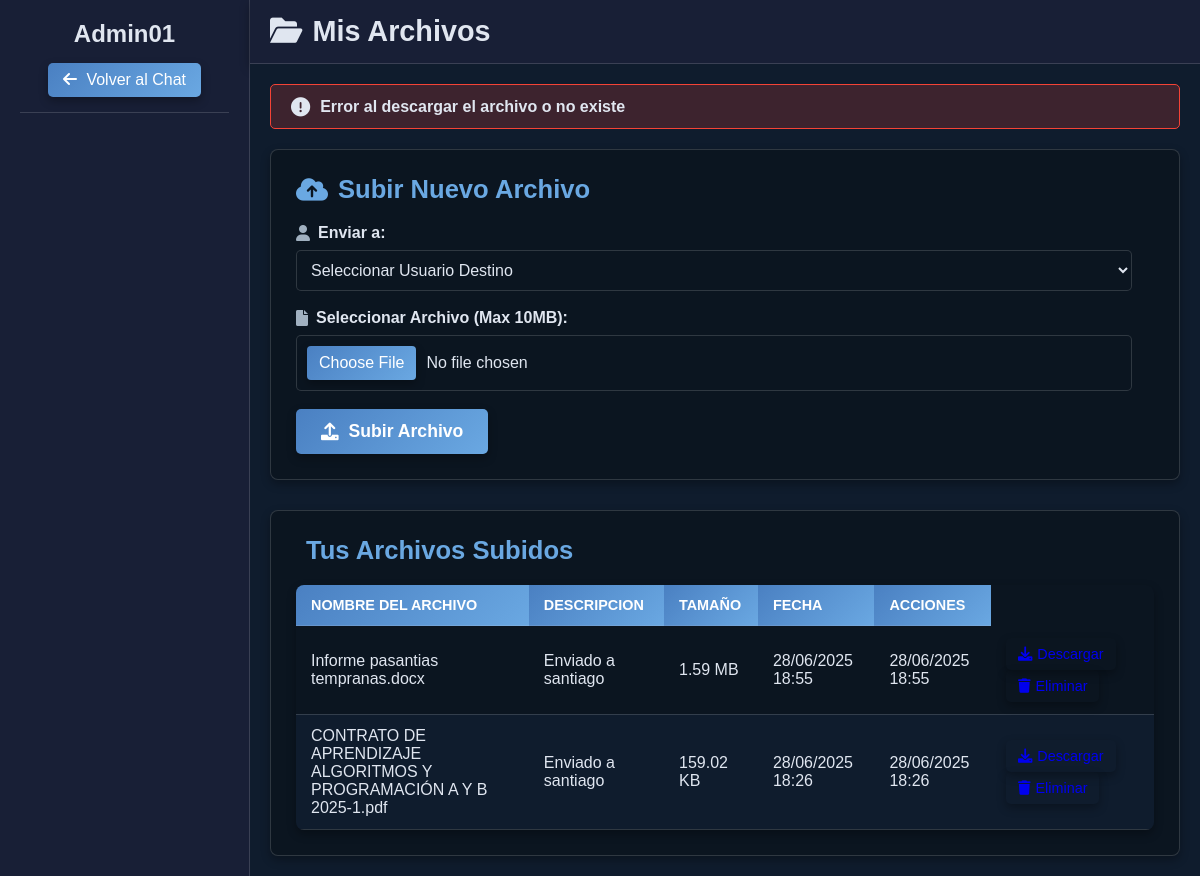
/public/archivos.php?error=3 (signed in), run on the app's committed database.
### tables this page shows
CREATE TABLE `archivos_chat` (
  `id` int(11) NOT NULL,
  `sender_usuario` varchar(255) NOT NULL,
  `receiver_usuario` varchar(255) NOT NULL,
  `nombre_archivo` varchar(255) NOT NULL,
  `sender_nombre_original` varchar(255) NOT NULL,
  `ruta_archivo` varchar(255) NOT NULL,
  `tipo_archivo` varchar(100) NOT NULL,
  `tamano_archivo` int(11) NOT NULL,
  `fecha_subida` datetime NOT NULL
);

### app/Controlador/Controlador_Archivos.php (called while the page is built, shortened)
<?php
require_once(__DIR__ . '/../Modelo/Modelo_Archivos.php');
class Controlador_Archivos {
    private $modelo;
    public function __construct() {
        $this->modelo = new Modelo_Archivos();
    }
    public function index() {
        $usuario_actual = $_SESSION['usuario']['usuario_usuario'] ?? '';
        $archivos = $this->modelo->Obtener_Archivos_Usuario($usuario_actual);
        $this->Cargar_Vista('index', [
            'nombre_usuario' => $usuario_actual,
            'archivos' => $archivos,
            'mensaje_exito' => $_GET['success'] ?? null,
            'mensaje_error' => $_GET['error'] ?? null
        ]);
    }
    private function Cargar_Vista($vista, $datos = []) {
        extract($datos);
        require_once(__DIR__ . "/../Vista/archivos/{$vista}.php");
    }
}
?>

### app/Modelo/Modelo_Archivos.php (called while the page is built, shortened)
<?php
require_once(__DIR__ . '/../../config/Database.php');
class Modelo_Archivos {
    private $conexion;
    public function __construct() {
        $database = new DataBase();
        $this->conexion = $database->Conectar_db();
    }
    public function Obtener_Archivos_Usuario($usuario){
        try {
            $query = "SELECT *, CASE WHEN sender_usuario = ? THEN CONCAT('Enviado a ', receiver_usuario)
            ELSE CONCAT('Recibido de ', sender_usuario) END AS descripcion_archivo FROM archivos_chat WHERE
            sender_usuario = ? OR receiver_usuario = ? ORDER BY fecha_subida DESC";
            $stmt = $this->conexion->prepare($query);
            $stmt->bind_param("sss", $usuario, $usuario, $usuario);
            $stmt->execute();
            $resultado = $stmt->get_result();
            return $resultado->fetch_all(MYSQLI_ASSOC);
        } catch (Exception $e) {
            error_log("Error en obtenerArchivosUsuario: " . $e->getMessage());
            return [];
        }
    }
    public function Formatear_Tamano($bytes){
        if ($bytes >= 1073741824) {
            return number_format($bytes / 1073741824, 2) . ' GB';
        } elseif ($bytes >= 1048576) {
            return number_format($bytes / 1048576, 2) . ' MB';
        } elseif ($bytes >= 1024) {
            return number_format($bytes / 1024, 2) . ' KB';
        } elseif ($bytes > 1) {
            return $bytes . ' bytes';
        } elseif ($bytes == 1) {
            return '1 byte';
        } else {
            return '0 bytes';
        }
    }
}
?>

### config/Database.php (called while the page is built, shortened)
<?php
class DataBase {
    private $host = "localhost";
    private $usuario = "root";
    private $password = "";
    private $db = "crudadmin";
    public function Conectar_db() {
        $this->conexion = null;
        try {
            $this->conexion = new mysqli($this->host, $this->usuario, $this->password, $this->db);
            $this->conexion->set_charset("utf8mb4");
        } catch (Exception $e) {
            error_log("Error de conexión: " . $e->getMessage());
            die("Error al conectar con la base de datos. Por favor intente más tarde.");
        }
        return $this->conexion;
    }
}
?>

### app/Vista/archivos/index.php (the view, shortened to what this page needs)
<?php
$archivos = $archivos ?? [];
require_once(__DIR__ . '/../../Modelo/Modelo_Usuario.php');
require_once(__DIR__ . '/../../Modelo/Modelo_Archivos.php');
?>
<!DOCTYPE html>
<html lang="es">
<head>
    <link rel="stylesheet" href="/Mensajeria_MVC/public/LosCSS/estilos_archivos.css">
    <link rel="stylesheet" href="https://cdnjs.cloudflare.com/ajax/libs/font-awesome/6.0.0/css/all.min.css">
</head>
<body>
    <div class="contenedor-archivos">
        <div class="row_file">
            <div class="barra_izquierda_file">
                <div class="Bienvenida_usuario_file">
                    <h3><?php echo htmlspecialchars($_SESSION['usuario']['usuario_usuario'] ?? 'Usuario'); ?></h3>
                    <a href="index.php" class="btn_desconectar">
                        <i class="fas fa-arrow-left"></i> Volver al Chat
                    </a>
                </div>
            </div>
            <div class="barra_derecha">
                <div class="header_derecha_file">
                    <h2><i class="fas fa-folder-open"></i> Mis Archivos</h2>
                </div>
                <div class="contenido_chat_file">
                    <?php if (isset($_GET['error'])): ?>
                        <div class="mensaje-error">
                            <i class="fas fa-exclamation-circle"></i>
                            <?php
                            $errores = [
                                1 => "Error al subir el archivo",
                                2 => "Error al eliminar el archivo",
                                3 => "Error al descargar el archivo o no existe",
                                4 => "Error general del sistema",
                                5 => "Debes seleccionar un usuario destino",
                                6 => "Error en la subida del archivo",
                                7 => "El archivo excede el tamaño máximo de 10MB",
                                8 => "No se ha seleccionado ningún archivo"
                            ];
                            echo $errores[$_GET['error']] ?? "Error desconocido";
                            ?>
                        </div>
                    <?php endif; ?>
                    <div class="form-subir-archivo">
                        <h3><i class="fas fa-cloud-upload-alt"></i> Subir Nuevo Archivo</h3>
                        <form method="post" action="archivos.php?action=subir" enctype="multipart/form-data">
                            <div class = "form-group">
                                <label for="receiver"> <i class = "fas fa-user"></i>Enviar a: </label>
                                <select name="receiver" id="receiver" required>
                                    <option value="">Seleccionar Usuario Destino</option>
                                </select>
                            </div>
                            <div class="form-group">
                                <label for="archivo"><i class="fas fa-file"></i> Seleccionar Archivo (Max 10MB):</label>
                                <input type="file" name="archivo" id="archivo" required>
                            </div>
                            <button type="submit" class="btn">
                                <i class="fas fa-upload"></i> Subir Archivo
                            </button>
                        </form>
                    </div>
                    <div class="tabla-archivos">
                        <h3><i class="fas fa-files"></i> Tus Archivos Subidos</h3>
                        <?php if(empty($archivos)): ?>
                            <p class="texto-centro">No has subido ningún archivo aún.</p>
                        <?php else: ?>
                            <table>
                                <thead>
                                    <tr>
                                        <th>Nombre del Archivo</th>
                                        <th>Descripcion</th>
                                        <th>Tamaño</th>
                                        <th>Fecha</th>
                                        <th>Acciones</th>
                                    </tr>
                                </thead>
                                <tbody>
                                    <?php foreach($archivos as $archivo): ?>
                                        <tr>
                                            <td><?php echo htmlspecialchars($archivo['sender_nombre_original']); ?></td>
                                            <td><?php echo htmlspecialchars($archivo['descripcion_archivo']); ?></td>
                                            <td><?php echo (new Modelo_Archivos())->Formatear_Tamano($archivo['tamano_archivo']);  ?></td>
                                            <td><?php echo date('d/m/Y H:i', strtotime($archivo['fecha_subida'])); ?></td>
                                            <td><?php echo date('d/m/Y H:i', strtotime($archivo['fecha_subida'])); ?></td>
                                            <td>
                                                <a href="archivos.php?action=descargar&id=<?php echo $archivo['id']; ?>" class="btn-descargar">
                                                    <i class="fas fa-download"></i> Descargar
                                                </a>
                                                <?php if($archivo['sender_usuario'] == $_SESSION['usuario']['usuario_usuario']): ?>
                                                    <a href="archivos.php?action=eliminar&id=<?php echo $archivo['id']; ?>" class="btn-eliminar" onclick="return confirm('¿Eliminar este archivo?')">
                                                        <i class="fas fa-trash"></i> Eliminar
                                                    </a>
                                                <?php endif; ?>
                                            </td>
                                        </tr>
                                    <?php endforeach; ?>
                                </tbody>
                            </table>
                        <?php endif; ?>
                    </div>
                </div>
            </div>
        </div>
    </div>
</body>
</html>

### data on the page
archivos_chat: sender_nombre_original "Informe pasantias tempranas.docx", descripcion_archivo "Enviado a santiago", tamano_archivo "1.59 MB", fecha_subida "28/06/2025 18:55"
archivos_chat: sender_nombre_original "CONTRATO DE APRENDIZAJE ALGORITMOS Y PROGRAMACIÓN A Y B 2025-1.pdf", descripcion_archivo "Enviado a santiago", tamano_archivo "159.02 KB", fecha_subida "28/06/2025 18:26"

### other printed values
$_SESSION['usuario']['usuario_usuario'] "Admin01"
$errores[$_GET['error']] "Error al descargar el archivo o no existe"
